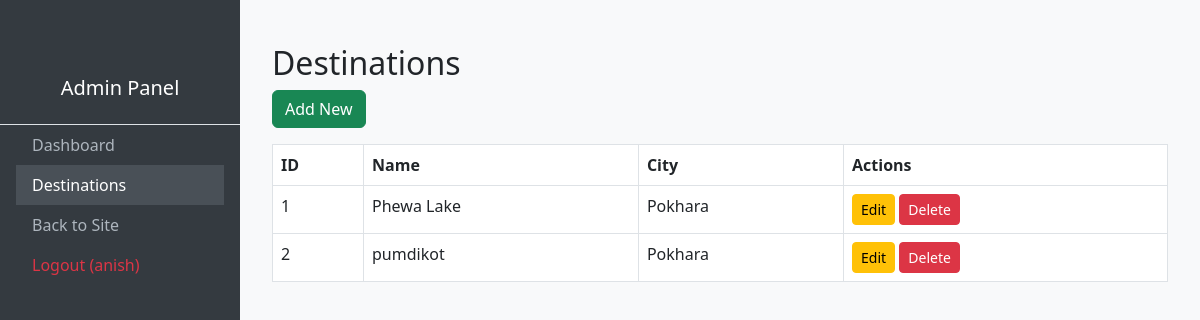
The page /admin-panel/destinations/ (signed in) on the database as committed earlier.
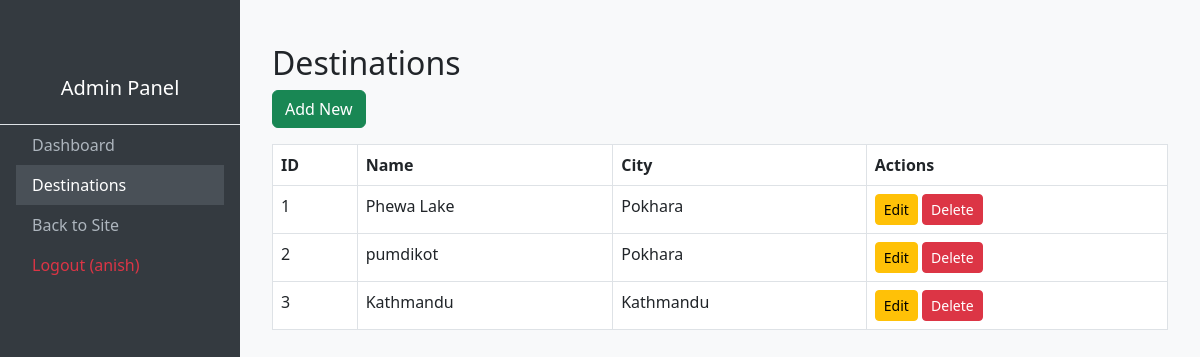
The same page on the database as committed later.
### yatra/models.py (models this page shows, shortened)
class Destination(models.Model):
    city = models.ForeignKey(City, on_delete=models.CASCADE, related_name="destinations")
    name = models.CharField(max_length=50)
    img1 = models.ImageField(upload_to='pics')
    img2 = models.ImageField(upload_to='pics')

class City(models.Model):
    name = models.CharField(max_length=50, unique=True)
    image = models.ImageField(upload_to='city_images/')
    description = models.TextField(blank=True)
    country = models.CharField(max_length=50, blank=True)
    slug = models.SlugField(unique=True, blank=True)
    def __str__(self):
        return self.name

### adminpanel/views.py (the view)
# urls.py: path('destinations/', views.destination_list, name='admin_destination_list'),
@staff_member_required
def destination_list(request):
    destinations = Destination.objects.all()
    return render(request, 'adminpanel/destination_list.html', {'destinations': destinations})

### Templates/adminpanel/destination_list.html
{% extends "base.html" %}
{% block content %}
<div class="container mt-4">
    <h2>Destinations</h2>
    <a href="{% url 'admin_destination_create' %}" class="btn btn-success mb-3">Add New</a>
    <table class="table table-bordered">
        <thead><tr><th>ID</th><th>Name</th><th>City</th><th>Actions</th></tr></thead>
        <tbody>
            {% for dest in destinations %}
            <tr>
                <td>{{ dest.id }}</td>
                <td>{{ dest.name }}</td>
                <td>{{ dest.city }}</td>
                <td>
                    <a href="{% url 'admin_destination_edit' dest.id %}" class="btn btn-warning btn-sm">Edit</a>
                    <a href="{% url 'admin_destination_delete' dest.id %}" class="btn btn-danger btn-sm">Delete</a>
                </td>
            </tr>
            {% empty %}
            <tr><td colspan="4">No destinations found.</td></tr>
            {% endfor %}
        </tbody>
    </table>
</div>
{% endblock %}

Rows that differ between the two databases and show on the page:
added Destination: id "3", name "Kathmandu", city "Kathmandu"
